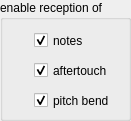
  <widget class="QGroupBox" name="groupBoxEventFilter">
   <property name="geometry">
    <rect>
     <x>10</x>
     <y>180</y>
     <width>131</width>
     <height>121</height>
    </rect>
   </property>
   <property name="title">
    <string>enable reception of</string>
   </property>
   <property name="checkable">
    <bool>false</bool>
   </property>
   <widget class="QCheckBox" name="cbPitchBend">
    <property name="geometry">
     <rect>
      <x>34</x>
      <y>90</y>
      <width>101</width>
      <height>21</height>
     </rect>
    </property>
    <property name="toolTip">
     <string>Receive pitch bend</string>
    </property>
    <property name="text">
     <string>pitch bend</string>
    </property>
    <property name="checked">
     <bool>true</bool>
    </property>
   </widget>
   <widget class="QCheckBox" name="cbAftertouch">
    <property name="geometry">
     <rect>
      <x>34</x>
      <y>60</y>
      <width>101</width>
      <height>21</height>
     </rect>
    </property>
    <property name="toolTip">
     <string>Receive channel aftertouch</string>
    </property>
    <property name="text">
     <string>aftertouch</string>
    </property>
    <property name="checked">
     <bool>true</bool>
    </property>
   </widget>
   <widget class="QCheckBox" name="cbNotes">
    <property name="geometry">
     <rect>
      <x>34</x>
      <y>30</y>
      <width>101</width>
      <height>21</height>
     </rect>
    </property>
    <property name="toolTip">
     <string>Receive notes</string>
    </property>
    <property name="text">
     <string>notes</string>
    </property>
    <property name="checked">
     <bool>true</bool>
    </property>
   </widget>
   <widget class="QWidget" name="verticalLayoutWidget_3">
    <property name="geometry">
     <rect>
      <x>16</x>
      <y>35</y>
      <width>10</width>
      <height>5</height>
     </rect>
    </property>
    <layout class="QVBoxLayout" name="layoutLedNoteYes"/>
   </widget>
   <widget class="QWidget" name="verticalLayoutWidget_4">
    <property name="geometry">
     <rect>
      <x>16</x>
      <y>40</y>
      <width>10</width>
      <height>5</height>
     </rect>
    </property>
    <layout class="QVBoxLayout" name="layoutLedNoteNo"/>
   </widget>
   <widget class="QWidget" name="verticalLayoutWidget_5">
    <property name="geometry">
     <rect>
      <x>16</x>
      <y>65</y>
      <width>10</width>
      <height>5</height>
     </rect>
    </property>
    <layout class="QVBoxLayout" name="layoutLedAftertouchYes"/>
   </widget>
   <widget class="QWidget" name="verticalLayoutWidget_6">
    <property name="geometry">
     <rect>
      <x>16</x>
      <y>70</y>
      <width>10</width>
      <height>5</height>
     </rect>
    </property>
    <layout class="QVBoxLayout" name="layoutLedAftertouchNo"/>
   </widget>
   <widget class="QWidget" name="verticalLayoutWidget_7">
    <property name="geometry">
     <rect>
      <x>16</x>
      <y>95</y>
      <width>10</width>
      <height>5</height>
     </rect>
    </property>
    <layout class="QVBoxLayout" name="layoutLedPitchBendYes"/>
   </widget>
   <widget class="QWidget" name="verticalLayoutWidget_8">
    <property name="geometry">
     <rect>
      <x>16</x>
      <y>100</y>
      <width>10</width>
      <height>5</height>
     </rect>
    </property>
    <layout class="QVBoxLayout" name="layoutLedPitchBendNo"/>
   </widget>
  </widget>
